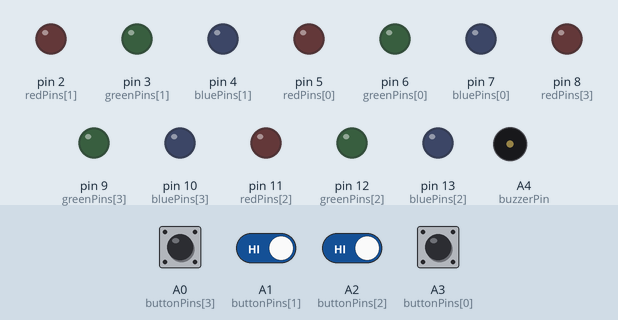
The sketch below on a simulated Arduino Uno, built with avr-gcc and run on an emulated ATmega328P. On the bench: output pins drawn as LEDs (lit = HIGH), buzzer (waves = sounding). Dashed ring = blinking. The inputs (shaded band) are chosen by the test bench; at power-on: A0 (buttonPins[3]), A1 (buttonPins[1]), A2 (buttonPins[2]), A3 (buttonPins[0]) HIGH. Random numbers use the default seed unless the sketch sets one.

Above: at 3.3 s.
3.4 s: A0 (buttonPins[3]) pulled LOW for 0.15 s
At 3.9 s:
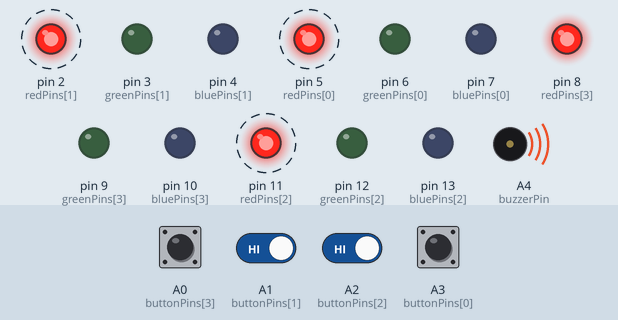
6.5 s: A0 (buttonPins[3]) driven LOW and A1 (buttonPins[1]) driven LOW
At 9.37 s:
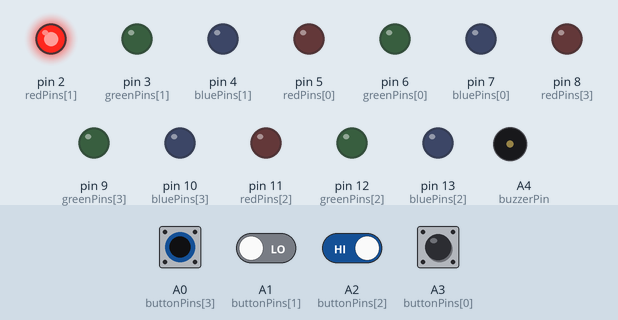
9.5 s: A1 (buttonPins[1]) driven HIGH
At 10.8 s:
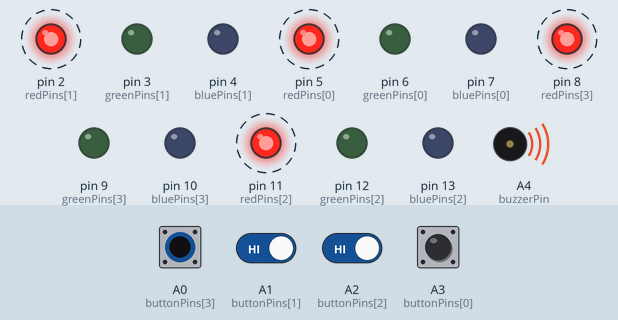
12.5 s: A1 (buttonPins[1]) driven LOW
At 15.35 s:
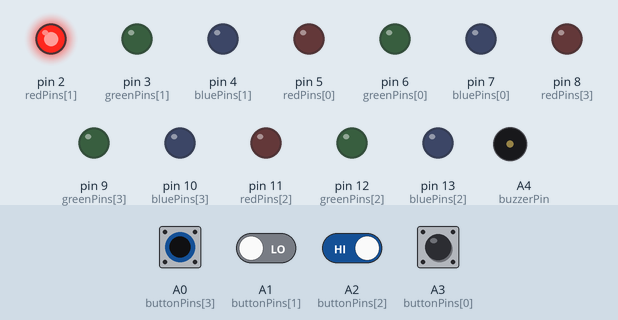
15.5 s: A1 (buttonPins[1]) driven HIGH and A2 (buttonPins[2]) driven LOW
At 15.9 s:
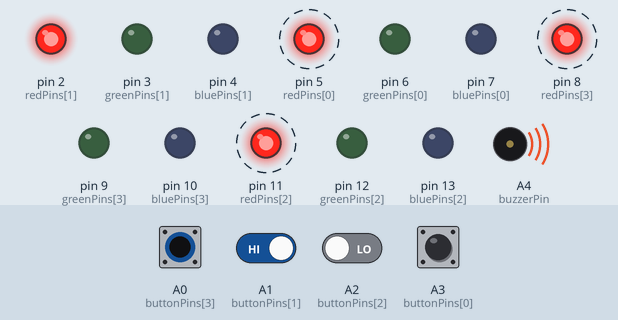
18.5 s: A2 (buttonPins[2]) driven HIGH
At 23.1 s:
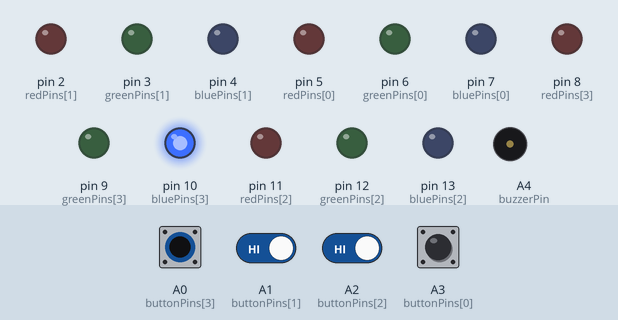
Timing chart, 0 to 24.2 s (numbered marks = the images above; inputs shaded):
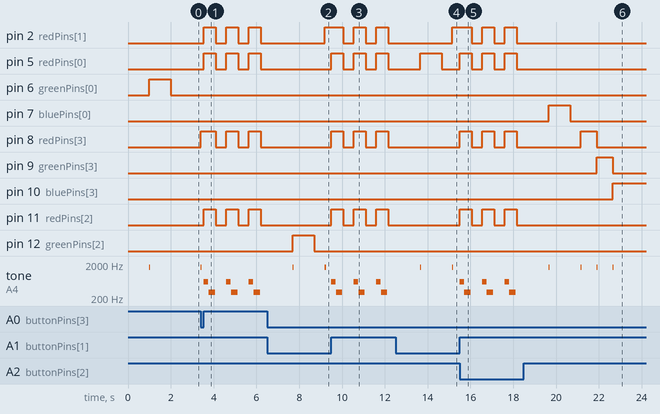

Measured:
- after the input at 3.4 s, pin 2 (redPins[1]), pin 5 (redPins[0]): alternates HIGH for 0.55 s and LOW for 0.50 s, starting after 0.15 s
- after the input at 6.5 s, pin 2 (redPins[1]): LOW → HIGH after 2.7 s
- after the input at 9.5 s, pin 5 (redPins[0]), pin 8 (redPins[3]), pin 11 (redPins[2]): alternates HIGH for 0.55 s and LOW for 0.50 s, starting at once
- after the input at 12.5 s, pin 2 (redPins[1]): LOW → HIGH after 2.7 s
- after the input at 15.5 s, pin 5 (redPins[0]), pin 8 (redPins[3]), pin 11 (redPins[2]): alternates HIGH for 0.55 s and LOW for 0.50 s, starting at once
- after the input at 18.5 s, pin 8 (redPins[3]): LOW → HIGH after 2.7 s, → LOW 0.75 s later; pin 9 (greenPins[3]): LOW → HIGH after 3.4 s, → LOW 0.75 s later; pin 10 (bluePins[3]): LOW → HIGH after 4.2 s

The sketch:

ColorWizard.ino
```cpp
// define the duration of button presses (in milliseconds)
#define PRESS_MEDIUM 750
#define PRESS_LONG 1500

// define pins
const char redPins[4] = {5, 2, 11, 8};
const char greenPins[4] = {6, 3, 12, 9};
const char bluePins[4] = {7, 4, 13, 10};

const char buttonPins[4] = {A3, A1, A2, A0};
const char buzzerPin = A4;

// how to represent colors
typedef char Color;
#define RED 0
#define GREEN 1
#define BLUE 2

// structure to represent a step of the sequence
struct Step {
  char position;
  Color color;
};

// game sequence and current level (global)
#define GAME_LENGTH 64
Step sequence[GAME_LENGTH];
unsigned char level = 0;

void setup() {
  // setup pins
  for (int i = 0; i < 4; i++) {
    pinMode(redPins[i], OUTPUT);
    pinMode(greenPins[i], OUTPUT);
    pinMode(bluePins[i], OUTPUT);
    pinMode(buttonPins[i], INPUT_PULLUP);
  }
  pinMode(buzzerPin, OUTPUT);

  // initializes randomness; note: A5 must be an unconnected pin to have randomness
  randomSeed(analogRead(A5));

  // level == 0
  nextLevel();
}

void loop() {
  delay(1000);
  playSequence();
  if (getUserInput()) {
    if (level == GAME_LENGTH) {
      winGame();
    } else {
      nextLevel();
    }
  } else {
    gameOver();
  }
}

void nextLevel() {
  sequence[level].position = random(0, 4);
  sequence[level].color = (Color)random(0, 3);
  level++;
}

void playSequence() {
  for (int i = 0; i < level; i++) {
    lightLED(sequence[i].position, sequence[i].color);
    delay(1000);
    turnOffLED(sequence[i].position);
    delay(500);
  }
}

bool getUserInput() {
  int i, j;
  long pressDuration, pressStartTime = millis();
  Color userColor;
  bool change, inputReceived;

  for (i = 0; i < level; i++) {
    inputReceived = false;

    while (!inputReceived) {

      for (j = 0; j < 4; j++) {

        if (digitalRead(buttonPins[j]) == LOW) {
          pressStartTime = millis();
          userColor = RED;
          change = true;  // to setup color for the first time

          while (digitalRead(buttonPins[j]) == LOW) {

            pressDuration = millis() - pressStartTime;

            if (pressDuration >= PRESS_LONG) {
              if (userColor != BLUE) {
                userColor = BLUE;
                change = true;
              }
            }
            else if (pressDuration >= PRESS_MEDIUM) {
              if (userColor != GREEN) {
                userColor = GREEN;
                change = true;
              }
            }

            if (change) {
              lightLED(j, userColor);  // show color in real time
              change = false;
            }

          }

          turnOffLED(j);  // turn off LED when button is released

          // stop the game as soon as a LED is wrong (position and/or color)
          if ((j != sequence[i].position) || (userColor != sequence[i].color)) {
            return false;
          }

          inputReceived = true;
          break;
        }

      }

    }
    delay(100);

  }
  return true;
}

void lightLED(int position, Color color) {
  switch (color) {
    case RED:
      digitalWrite(redPins[position], HIGH);
      digitalWrite(greenPins[position], LOW);
      digitalWrite(bluePins[position], LOW);
      break;
    case GREEN:
      digitalWrite(redPins[position], LOW);
      digitalWrite(greenPins[position], HIGH);
      digitalWrite(bluePins[position], LOW);
      break;
    case BLUE:
      digitalWrite(redPins[position], LOW);
      digitalWrite(greenPins[position], LOW);
      digitalWrite(bluePins[position], HIGH);
      break;
  }
  tone(buzzerPin, 1600, 50);
}

void turnOffLED(int position) {
  digitalWrite(redPins[position], LOW);
  digitalWrite(greenPins[position], LOW);
  digitalWrite(bluePins[position], LOW);
  noTone(buzzerPin);
}

void gameOver() {
  for (int i = 0; i < 3; i++) {
    for (int j = 0; j < 4; j++) {
      lightLED(j, RED);
    }
    tone(buzzerPin, 600, 200);
    delay(220);
    tone(buzzerPin, 300, 300);
    delay(330);
    for (int j = 0; j < 4; j++) {
      turnOffLED(j);
    }
    delay(500);
  }

  // restart
  level = 0;
  nextLevel();
}

void winGame() {
  for (int i = 0; i < 3; i++) {
    for (int j = 0; j < 4; j++) {
      lightLED(j, GREEN);
    }
    tone(buzzerPin, 800, 200);
    delay(220);
    tone(buzzerPin, 1600, 300);
    delay(330);
    for (int j = 0; j < 4; j++) {
      turnOffLED(j);
    }
    delay(500);
  }

  // restart
  level = 0;
  nextLevel();
}
```
